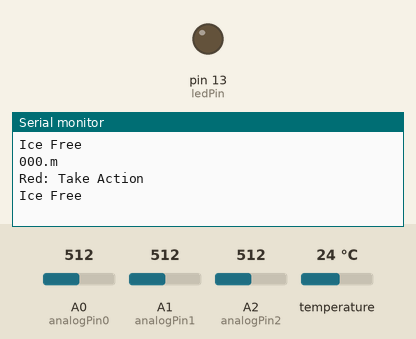
The sketch below on a simulated Arduino Uno, built with avr-gcc and run on an emulated ATmega328P. Parts: output pins drawn as LEDs (lit = HIGH), the last lines printed to the serial monitor. The test bench sets the inputs (shaded band); at power-on: temperature 24 °C, A0 (analogPin0) = 512, A1 (analogPin1) = 512, A2 (analogPin2) = 512.

Above: at 11.8 s.
11.9 s: temperature set to 4 °C
At 14.0 s:
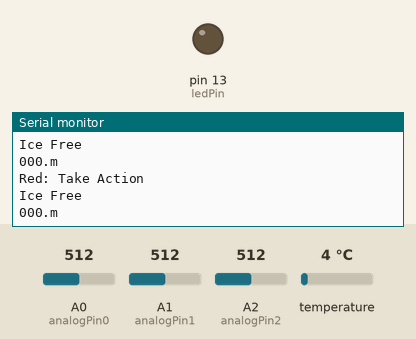
23.5 s: A0 (analogPin0) set to 910
At 31.3 s:
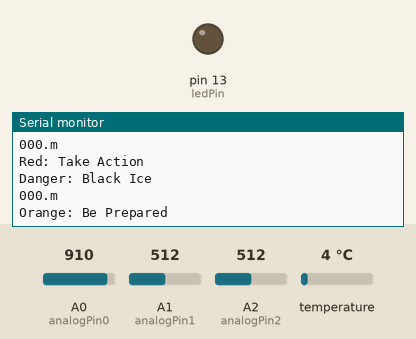
31.7 s: A1 (analogPin1) set to 910
At 34.6 s:
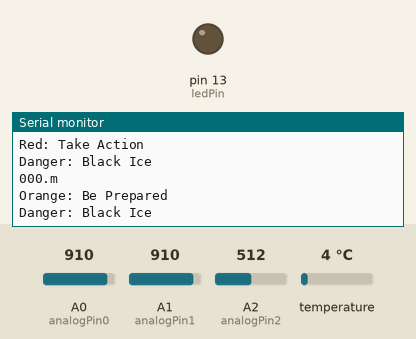
42.6 s: A2 (analogPin2) set to 910
At 52.6 s:
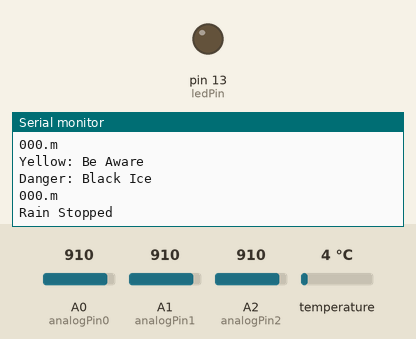

Measured:
- after the input at 23.5 s, the serial monitor: prints a new line after 6.6 s (image 2)
- after the input at 42.6 s, the serial monitor: prints a new line after 9.5 s (image 4)

The sketch:

poff_Motors_TempWaterDistance_sensors.ino
```cpp
#include <SHT1x.h>
#define dataPin 10
#define clockPin 11
#include <NewSoftSerial.h>
#define SP2_RX 2
#define SP2_TX 3

NewSoftSerial mySerial(SP2_RX, SP2_TX); // 2 is RX, 3 is TX

SHT1x sht1x(dataPin, clockPin);

int m, i, j;
byte hexread[] = {0x00, 0x00, 0x00, 0x00, 0x00, 0x00, 0x00, 0x00, 0x00, 0x00, 0x00, 0x00};
byte initREAD[] = {0xAA, 0x00, 0x44, 0x44, 0xA8};
int x;


// These constants won't change:
const int analogPin0 = 0;    // pin that the sensor is attached to
const int analogPin1 = 1;
const int analogPin2 = 2;
const int ledPin = 13;       // pin that the LED is attached to
const int threshold = 60;   // an arbitrary threshold level that's in the range of the analog input
//int A = 600;
//int B = 600;
//int C = 600;
int cal_threshold;
int sensorValue;
int state;
int lastState;
void setup() {
  mySerial.begin(9600);
  // initialize the LED pin as an output:
  pinMode(ledPin, OUTPUT);
  // initialize serial communications:
  Serial.begin(9600);
  Serial.flush();


}

void loop() {
  // read the value of the potentiometer:
  // Serial.flush();
  // wait for incoming data
  //if (Serial.available() < 1) return; // if serial empty, return to loop().

  checkTemperature();
  checkDistance();
  checkRoadCondition();

  switch (state) {
    case 0:
      Serial.println("Rain Stopped");
      break;
    case 1:
      Serial.println("Yellow: Be Aware");
      break;
    case 2:
      Serial.println("Orange: Be Prepared");
      break;
    case 3:
      Serial.println("Red: Take Action");
      break;
    default:
      Serial.println("Error: In water Sensor");
  }


  delay(3000);

}

void checkDistance() {
  for (m = 0; m < 5; m++) {
    // send the request byte
    mySerial.print(initREAD[m], BYTE);
  }
  i = 0;
  while (mySerial.available() && x != 0xA8)
  {
    hexread[i] = mySerial.read();
    i++;
  }
  for (j = 3; j < (6); j = j + 1) {
    Serial.print(hexread[j]);
  }
  Serial.print(".");
  for (j = 6; j < (i - 2); j = j + 1) {
    Serial.print(hexread[j]);
  }
  Serial.println("m");
  delay(3000);

}

void checkTemperature() {
  float temp_c;
  //temp_c = 8;
  temp_c = sht1x.readTemperatureC();
  //Serial.println(temp_c, DEC);
  //Serial.println("C /");

  if ( (temp_c >= -5)  && (temp_c <= 7)) {
    Serial.println("Danger: Black Ice");
  }
  else if ((temp_c >= 8) && (temp_c <= 9)) {
    Serial.print("Carefull: Cold");
  }
  else if ((temp_c >= 10 ) && (temp_c <= 25)) {
    Serial.println("Ice Free");
  }
  delay(2000);
}
void checkRoadCondition() {

  int A = analogRead(analogPin0);
  int B = analogRead(analogPin1);
  int C = analogRead(analogPin2);

  // Serial.println(A);
  // Serial.println(B);
  //Serial.println(C);
  //Serial.println();
  //Serial.println();


  calibrate(A);
  A = sensorValue;
  //Serial.println(A);
  calibrate(B);
  B = sensorValue;
  // Serial.println(B);
  calibrate(C);
  C = sensorValue;
  //Serial.println(C);


  cal_threshold = A + B + C;
  // lastState = cal_threshold;
  //Serial.println(cal_threshold);

  if (cal_threshold == 0)
  {
    //Serial.println("Green");
    state = 0;
  }
  else if (cal_threshold == 1)
  {
    // Serial.println("Water on road.");
    state = 1;
  }
  else if (cal_threshold == 2)
  {
    state = 2;
    //Serial.println("Rain");
  }
  else if (cal_threshold == 3)
  {
    state = 3;
    //Serial.println("Heavy Rain or Flood on road!");
  }
  delay(3000);
}

int calibrate(int Value)
{
  if ( (Value > 900) && (Value < 1050))
  {
    sensorValue = 0;
    //  Serial.println("Open Circuit");
  }
  if ((Value > 50) && (Value < 860))
  {
    // Serial.println("Close Circuit");
    sensorValue = 1;
  }
  if (Value == 0) {
    sensorValue = 0;
  }
  if (Value == 1) {
    sensorValue = 1;
  }

}
```
